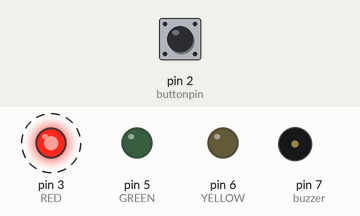
This sketch was run on a simulated Arduino Uno, built with avr-gcc and run on an emulated ATmega328P. Shown: output pins drawn as LEDs (lit = HIGH), buzzer (waves = sounding, pin HIGH). Dashed ring = blinking. Inputs (shaded band) come from the test bench; at power-on: pin 2 (buttonpin) HIGH.

Above: at 4.8 s.
4.9 s: pin 2 (buttonpin) pulled LOW for 2.35 s
At 5.8 s:
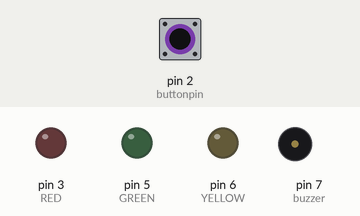
At 23.7 s:
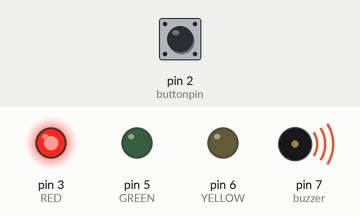
Timing chart, 0 to 27.5 s (numbered marks = the images above; inputs shaded):
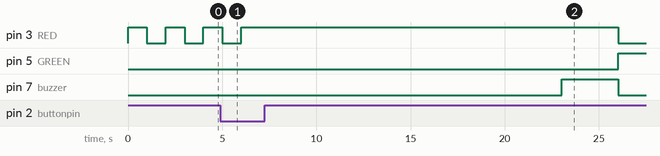

The sketch:

Lab1_Traffic_Light.ino
```cpp
  //Name: Max Salgannik, Phine Kim, Yolmorakatpanhcharong Lim
  //Desc: EECE.4520-201 LAB 1 Traffic Light Controller
  //Date: 2/20/22
  //Property of UML (UMASS LOWELL)

#define RED 3
#define GREEN 5
#define YELLOW 6
int buttonpin = 2;
int buzzer = 7;
int i;

void setup() {
  // put your setup code here, to run once:
pinMode(buttonpin, INPUT_PULLUP);
pinMode(RED, OUTPUT);
pinMode(GREEN, OUTPUT);
pinMode(YELLOW, OUTPUT);
digitalWrite(RED, LOW);
digitalWrite(GREEN, LOW);
digitalWrite(YELLOW, LOW);
pinMode(buzzer,OUTPUT);
}
  // put your main code here, to run repeatedly:
void loop()
{
  if (digitalRead(buttonpin) == LOW){
        delay(15); // software debounce
        if (digitalRead(buttonpin) == LOW) {
             lightChange();
        }
    }
  digitalWrite(RED, HIGH);
  delay(1000); // Wait for 1000 millisecond(s)
  digitalWrite(RED, LOW);
  delay(1000); // Wait for 1000 millisecond(s)
  }

void lightChange()
{
  digitalWrite(RED, HIGH);
  delay(17000); // Wait for 20000 millisecond(s) (including the 3000 millisecond(s) with buzzer active)
  digitalWrite(RED, HIGH);
  digitalWrite(buzzer,HIGH);
  delay(3000);
  digitalWrite(RED, LOW);
  digitalWrite(buzzer,LOW);

  digitalWrite(GREEN, HIGH);
  delay(17000); // Wait for 20000 millisecond(s) (including the 3000 millisecond(s) with buzzer active)
  digitalWrite(GREEN, HIGH);
  digitalWrite(buzzer,HIGH);
  delay(3000);
  digitalWrite(GREEN, LOW);
  digitalWrite(buzzer,LOW);

  digitalWrite(YELLOW, HIGH);
  delay(3000); // Wait for 3000 millisecond(s)
  digitalWrite(YELLOW, LOW);
  digitalWrite(buzzer,HIGH);
  for (i=0;i<7;i++){        //loop adds up to 2800 millisecond(s), and final 200 millisecond(s) delay adds to the 3000 millisecond(s) needed
  delay(200); // Wait for 200 millisecond(s)
  digitalWrite(YELLOW, HIGH);
  digitalWrite(buzzer,HIGH);
  delay(200); // Wait for 200 millisecond(s)
  digitalWrite(YELLOW, LOW);
  digitalWrite(buzzer,HIGH);
  }
  delay(200); // Wait for 200 millisecond(s)
  digitalWrite(buzzer,LOW);
  lightChange();
}
```

Measured:
- after the input at 4.9 s, pin 5 (GREEN): LOW → HIGH after 21.1 s; pin 7 (buzzer): LOW → HIGH after 18.1 s, → LOW 3.0 s later
